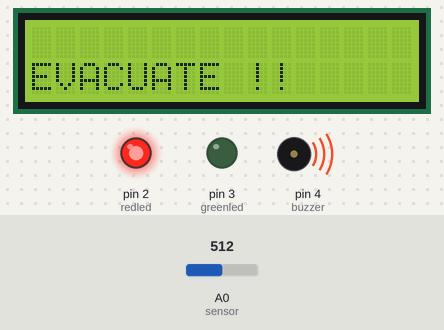
A sketch run on a simulated Arduino Uno, built with avr-gcc and run on an emulated ATmega328P. Shown: 16×2 character LCD, output pins drawn as LEDs (lit = HIGH), buzzer (waves = sounding). The test bench sets the inputs (shaded band); at power-on: A0 (sensor) = 512. What the sketch prints to the serial monitor is not drawn.

Above: at 1.2 s.
1.3 s: A0 (sensor) set to 413
4.0 s: A0 (sensor) set to 394
At 4.8 s:
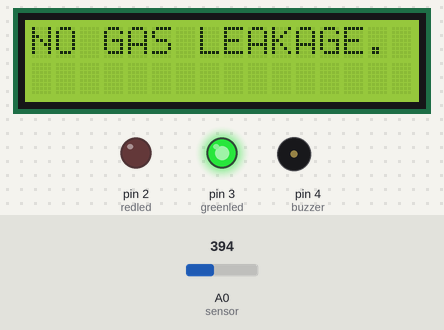
9.6 s: A0 (sensor) set to 410
At 10.5 s:
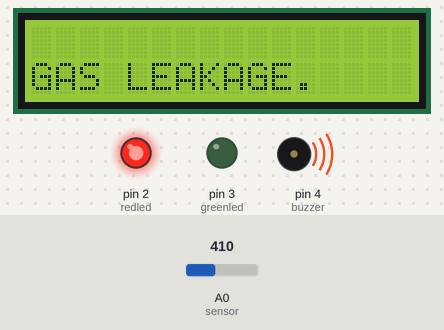
15.6 s: A0 (sensor) set to 390
At 17.9 s:
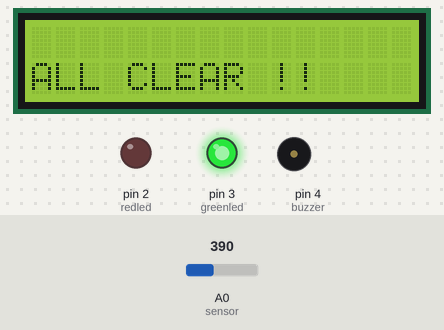
Timing chart, 0 to 19.4 s (numbered marks = the images above; inputs shaded):
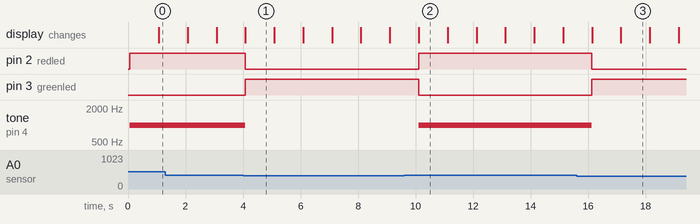

The sketch:

smoke_detector1.ino
```cpp
#include <LiquidCrystal.h>
LiquidCrystal lcd(5,6,8,9,10,11);

int redled = 2;
int greenled = 3;
int buzzer = 4;
int sensor = A0;
int sensorThresh = 400;

void setup()
{
pinMode(redled, OUTPUT);
pinMode(greenled,OUTPUT);
pinMode(buzzer,OUTPUT);
pinMode(sensor,INPUT);
Serial.begin(9600);
lcd.begin(16,2);
}

void loop()
{
  int analogValue = analogRead(sensor);
  Serial.print(analogValue);
  if(analogValue>sensorThresh)
  {
    digitalWrite(redled,HIGH);
    digitalWrite(greenled,LOW);
    tone(buzzer,1000,10000);
    lcd.clear();
    lcd.setCursor(0,1);
    lcd.print("GAS LEAKAGE.");
    delay(1000);
    lcd.clear();
    lcd.setCursor(0,1);
    lcd.print("EVACUATE !!");
    delay(1000);
  }
  else
  {
    digitalWrite(greenled,HIGH);
    digitalWrite(redled,LOW);
    noTone(buzzer);
    lcd.clear();
    lcd.setCursor(0,0);
    lcd.print("NO GAS LEAKAGE.");
    delay(1000);
    lcd.clear();
    lcd.setCursor(0,1);
    lcd.print("ALL CLEAR !!");
    delay(1000);
  }

}
```

Measured:
- the behaviour switches between 401 and 400 on A0 (sensor) (found by bisection; images 0 and 1)
- after the input at 4.0 s, pin 2 (redled): HIGH → LOW after 0.08 s; pin 3 (greenled): LOW → HIGH after 0.08 s; tone on pin 4 (buzzer): 1000 Hz → silent after 0.08 s; the display: changes after 0.08 s (image 1)
- after the input at 9.6 s, pin 2 (redled): LOW → HIGH after 0.50 s; pin 3 (greenled): HIGH → LOW after 0.50 s; tone on pin 4 (buzzer): silent → 1000 Hz after 0.50 s; the display: changes after 0.51 s (image 2)
- after the input at 15.6 s, pin 2 (redled): HIGH → LOW after 0.53 s; pin 3 (greenled): LOW → HIGH after 0.53 s; tone on pin 4 (buzzer): 1000 Hz → silent after 0.53 s; the display: first changes after 0.53 s (image 3 shows a later state)
- what the display in image 1 shows lasts 1.0 s, from 4.1 s to 5.1 s
